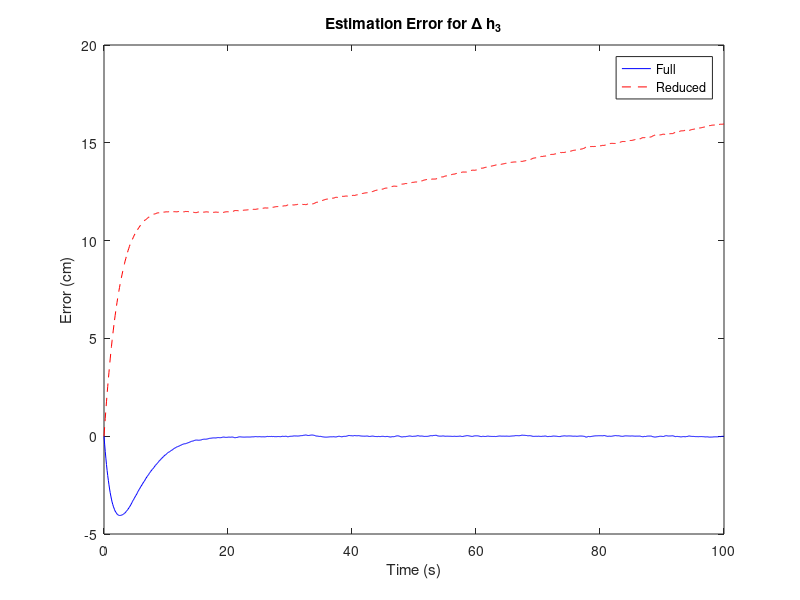

Reproduce this figure in MATLAB.
clc
clear all
close all

A = [-0.0274 0 0.0148 0;
     0 -0.0285 0 0.0121;
     0 0 -0.0264 0;
     0 0 0 -0.0216];

B = [0.0080 0;
     0 0.0080;
     0.0212 0;
     0 0.0212];

C = [1 0 0 0;
     0 1 0 0];

p_full = [-0.2, -0.3, -0.4, -0.5];

L = place(A', C', p_full)';
disp('Full-order L:');
disp(L);

A11 = A(1:2,1:2); A12 = A(1:2,3:4);
A21 = A(3:4,1:2); A22 = A(3:4,3:4);
B1 = B(1:2,:); B2 = B(3:4,:);

p_red = [-0.3, -0.4];

L_r = place(A22', A12', p_red)';
disp('Reduced-order L_r:');
disp(L_r);

t = 0:0.1:100;

u = ones(2, length(t));
sys = ss(A, B, C, zeros(2,2));

x0_true = [0.5; 0.5; 0; 0];
[y_true, ~, x_true] = lsim(sys, u', t, x0_true);

noise = 0.01 * randn(size(y_true));
y_noisy = y_true + noise;

A_obs_full = A - L*C;
B_obs_full = [B L];
sys_obs_full = ss(A_obs_full, B_obs_full, eye(4), zeros(4,4));
u_full = [u; y_noisy']; 
[~, ~, x_hat_full] = lsim(sys_obs_full, u_full', t, zeros(4,1));

F = A22 - L_r * A12;
G = A21 - L_r * A11 + F * L_r;
H = B2 - L_r * B1;

sys_obs_red = ss(F, [G H], eye(2), zeros(2,4));
u_red = [y_noisy'; u]; 
[~, ~, z_hat] = lsim(sys_obs_red, u_red', t, zeros(2,1));

x_hat_red = [y_noisy'; z_hat']';

err_full = x_true - x_hat_full;
err_red = x_true - x_hat_red;

mse_full = mean(err_full.^2, 1);
mse_red = mean(err_red.^2, 1);
disp('MSE Full:'); disp(mse_full);
disp('MSE Reduced:'); disp(mse_red);

figure;
plot(t, err_full(:,3), 'b', t, err_red(:,3), 'r--');
legend('Full', 'Reduced'); title('Estimation Error for \Delta h_3');
xlabel('Time (s)'); ylabel('Error (cm)');
